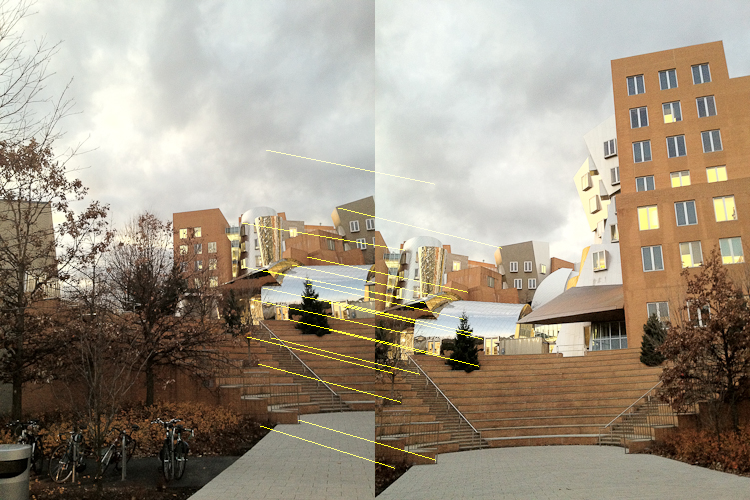
#> input picture correspondence.png, 750 x 500 px
$ python -i a7.py   (imports and definitions only)
#> lines starting #> are read from the running program, lines starting #| are printed output that depends on the picture; after the words box and inside, x2 and y2 are one past the last pixel; in counts of white or black regions, pixels touching at a corner belong together
#> further down, picture is the input picture: shape (500, 750, 3); mean B, G, R 133.4, 149.7, 160.6
import numpy as np
from scipy import ndimage, linalg
import random
import a6
import math

class point():
  def __init__(self, x, y):
    self.x=x
    self.y=y

class feature():
  def __init__(self, pt, descriptor):
    self.pt=pt
    self.descriptor=descriptor

class correspondence():
  def __init__(self, pt1, pt2):
    self.pt1=pt1
    self.pt2=pt2

### HELPERS

def BW(im, weights=[0.3,0.6,0.1]):
  out = np.zeros((im.shape[0], im.shape[1]))
  (height, width, rgb) = np.shape(im)
#> height = 500; width = 750; rgb = 3
  for y in xrange(height):
    for x in xrange(width):
      out[y][x] = np.dot(im[y][x], weights)
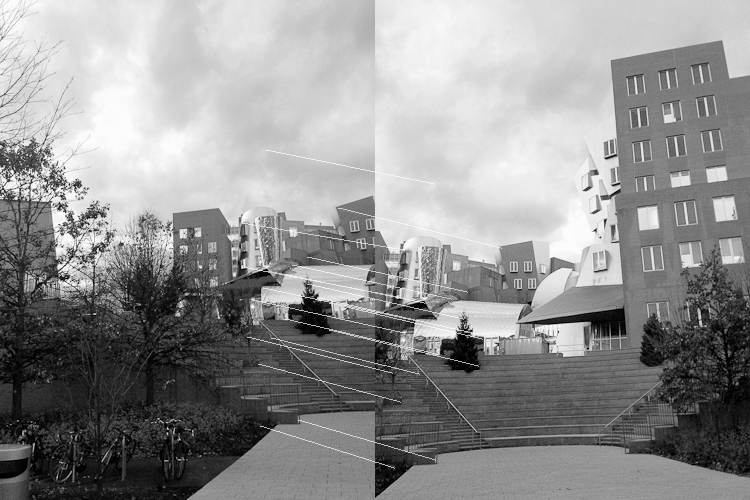
#> out: shape (500, 750) float64; min 0, max 254.4, mean 145.9
  return out

def imIter(im):
  for y in range(0,im.shape[0]):
    for x in range(0,im.shape[1]):
      yield (y,x)

### END HELPERS

def computeTensor(im, sigmaG=1, factorSigma=4):
  '''im_out: 3-channel-2D array. The three channels are Ixx, Ixy, Iyy'''
  lumiBlurred = ndimage.filters.gaussian_filter(BW(im), sigmaG)
  sobel = np.array([[-1, 0, 1], [-2, 0, 2], [-1, 0, 1]], dtype=np.float64)
  gradX = ndimage.filters.convolve(lumiBlurred, sobel, mode='reflect')
  gradY = ndimage.filters.convolve(lumiBlurred, np.transpose(sobel), mode='reflect')
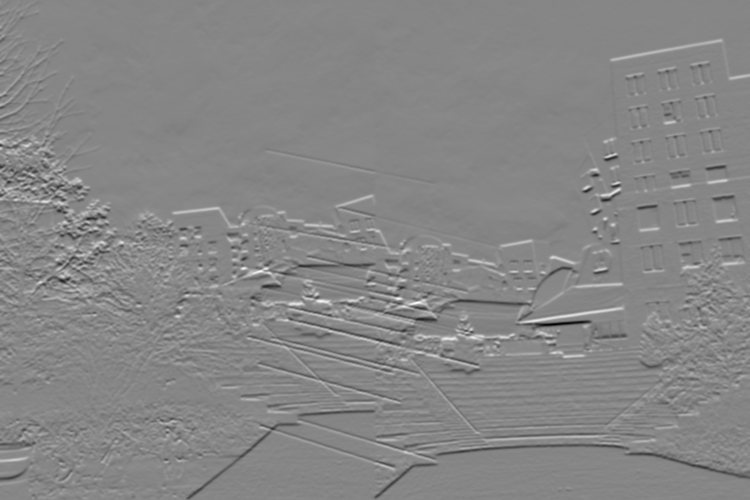
#> gradY: shape (500, 750) float64; min -574.2, max 516.8, mean 1.7; drawn with min black and max white
  im_out = np.zeros(im.shape)
  for y, x in imIter(im_out):
    Ix = gradX[y, x]
    Iy = gradY[y, x]
    im_out[y, x] = np.array([Ix**2, Ix*Iy, Iy**2])
#> this loop made 375000 passes
#> (Ix, Iy) on passes 1 to 3: (12.68, 4.39), (39.33, 5.13), (39.55, -0.104)
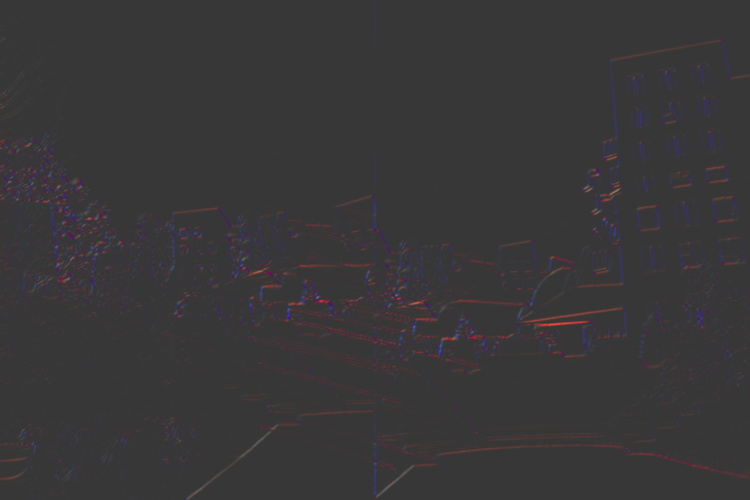
#> im_out: shape (500, 750, 3) float64; mean of channels 0, 1, 2 2101.5, 47.2, 2607.9; drawn with min black and max white
  s = sigmaG * factorSigma
  im_out = ndimage.filters.gaussian_filter(im_out, [s, s, 0])
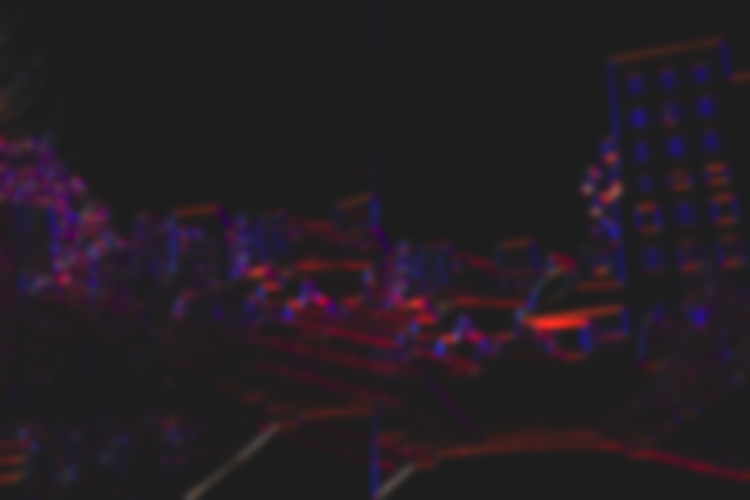
#> im_out: shape (500, 750, 3) float64; mean of channels 0, 1, 2 2101.5, 47.2, 2607.9; drawn with min black and max white
  return im_out

def cornerResponse(im, k=0.15, sigmaG=1, factorSigma=4):
  '''resp: 2D array charactering the response'''
  tensor = computeTensor(im, sigmaG, factorSigma)
  resp  = np.zeros((im.shape[0], im.shape[1]))
  for y, x in imIter(resp):
    M = np.array([[tensor[y, x, 0], tensor[y, x, 1]], [tensor[y, x, 1], tensor[y, x, 2]]])
    R = linalg.det(M) - k * (np.trace(M)**2)
    if R > 0:
      resp[y, x] = R
#> this loop made 375000 passes
#> (M, R) on passes 1 to 3: ([[465.9, 189.2], [189.2, 294.3]], 14609.5), ([[459.6, 187.3], [187.3, 287.2]], 13258.1), ([[447.3, 183.7], [183.7, 274.2]], 10814.7)
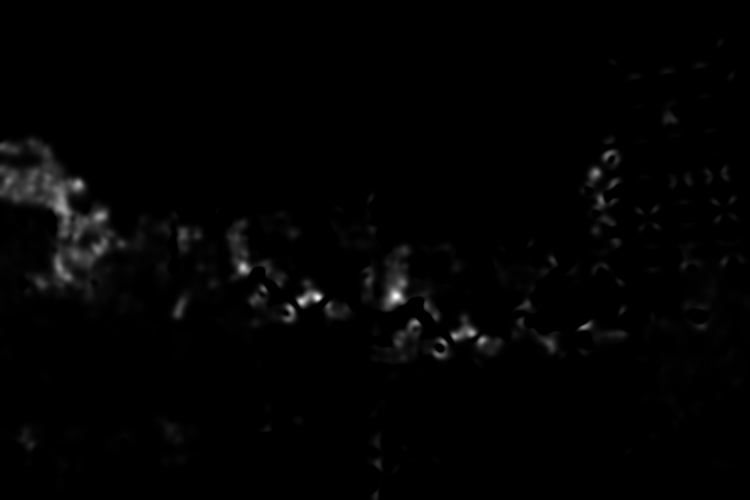
#> resp: shape (500, 750) float64; min 0, max 254634022.3, mean 3190073.4; drawn with min black and max white
  return resp

def HarrisCorners(im, k=0.15, sigmaG=1, factor=4, maxiDiam=7, boundarySize=5):
  '''result: a list of points that locate the images' corners'''
  possibleCorners = cornerResponse(im, k, sigmaG, factor)
  maxima = ndimage.filters.maximum_filter(possibleCorners, maxiDiam)
  corners = (possibleCorners == maxima)
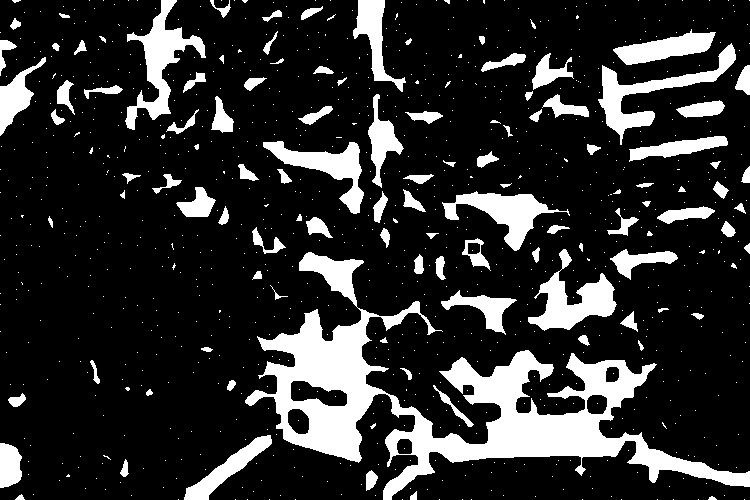
#> corners: shape (500, 750) bool; 18.1% white; 956 white regions (845 under 20 px), largest, box (x1, y1, x2, y2) and area: (245, 252, 750, 500) 28612, (125, 0, 206, 130) 3078, (598, 43, 736, 145) 2911
  corners[possibleCorners == 0] = False
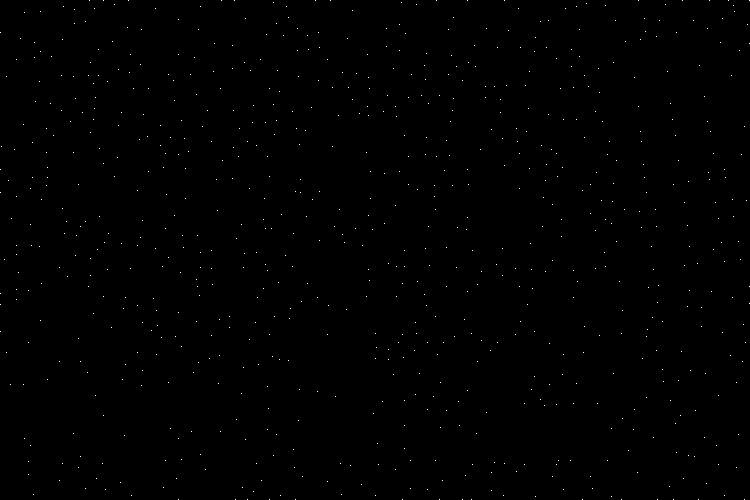
#> corners: shape (500, 750) bool; 0.21% white in thin lines or dots
  height, width = corners.shape
#> height = 500; width = 750
  corners[0:boundarySize] = corners[height-1:height-boundarySize-1:-1] = False
#> corners: shape (500, 750) bool; 0.2% white in thin lines or dots
  corners[:,0:boundarySize] = corners[:,width-1:width-boundarySize-1:-1] = False
#> corners: shape (500, 750) bool; 0.19% white in thin lines or dots
  return [point(x[1], x[0]) for x in np.transpose(np.nonzero(corners))]

# [9 lines left out: function computeFeatures, not called in this run]

def descriptor(blurredIm, P, radiusDescriptor=4):
  '''patch: descriptor around 2-D point P, with size (2*radiusDescriptor+1)^2 in 1-D'''
  return blurredIm[P.y-radiusDescriptor:P.y+radiusDescriptor+1, P.x-radiusDescriptor:P.x+radiusDescriptor+1].flatten()

# [129 lines left out: functions findCorrespondences, findCorrespondence, RANSAC, computeNHomographies, autostitch, weight_map and 4 more, not called in this run]

# Helpers, you may use the following scripts for convenience.
def A7PointToA6Point(a7_point):
  return np.array([a7_point.y, a7_point.x, 1.0], dtype=np.float64)

# [6 lines left out: function A7PairsToA6Pairs, not called in this run]

>>> import cv2
>>> picture = cv2.imread('correspondence.png')
>>> result = HarrisCorners(picture)
#> result = 725 items

$ run again, on house1.png
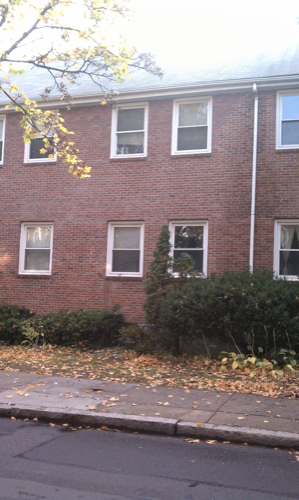
#> input picture house1.png, 299 x 500 px
#> picture is the input picture: shape (500, 299, 3); mean B, G, R 133.5, 132, 144.5
#> the loop in computeTensor, `for y, x in imIter(im_out):` made 149500 passes
#> (Ix, Iy) on passes 1 to 3: (-28.41, 4.67), (-53.1, 3.74), (-32.59, 2.28)
#> in computeTensor, `im_out = ndimage.filters.gaussian_filter(im_out, [s, s, 0])`:
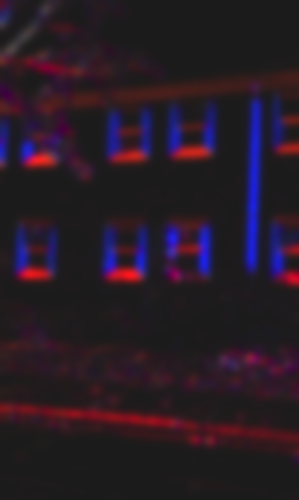
#> im_out: shape (500, 299, 3) float64; mean of channels 0, 1, 2 2184.2, 32.2, 2462.7; drawn with min black and max white
#> the loop in cornerResponse, `for y, x in imIter(resp):` made 149500 passes
#> (M, R) on passes 1 to 3: ([[2191, -1351.1], [-1351.1, 8391.2]], -237915.8), ([[2356.4, -1323.1], [-1323.1, 8248.7]], 816311.7), ([[2677.2, -1270.2], [-1270.2, 7965.1]], 2721919)
#> in HarrisCorners, `corners[possibleCorners == 0] = False`:
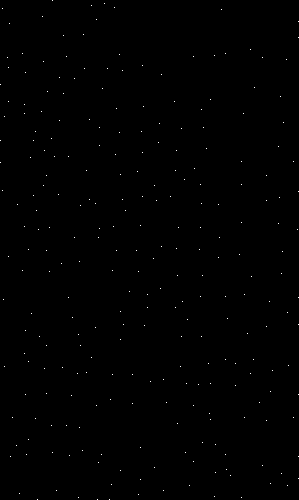
#> corners: shape (500, 299) bool; 0.17% white in thin lines or dots
#> result = 236 items

$ run again, on house2.png
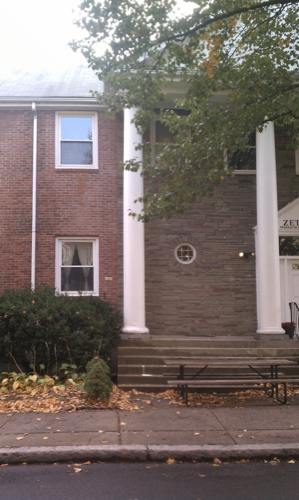
#> input picture house2.png, 299 x 500 px
#> picture is the input picture: shape (500, 299, 3); mean B, G, R 105, 109.6, 121.1
#> in computeTensor, `im_out = ndimage.filters.gaussian_filter(im_out, [s, s, 0])`:
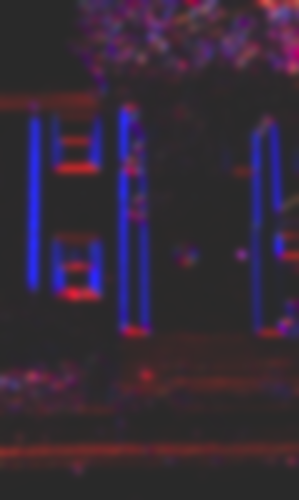
#> im_out: shape (500, 299, 3) float64; mean of channels 0, 1, 2 2990.5, 83.3, 2412.4; drawn with min black and max white
#> the loop in cornerResponse, `for y, x in imIter(resp):` made 149500 passes
#> (M, R) on passes 1 to 3: ([[0.315, -0.354], [-0.354, 0.649]], -0.0607), ([[0.305, -0.34], [-0.34, 0.618]], -0.055), ([[0.287, -0.313], [-0.313, 0.56]], -0.0451)
#> in HarrisCorners, `corners[possibleCorners == 0] = False`:
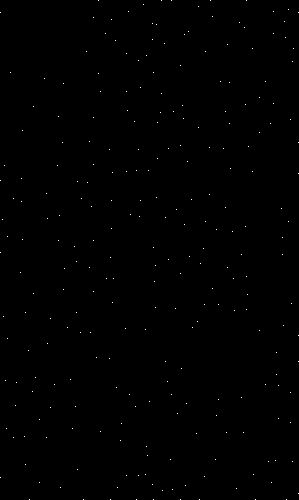
#> corners: shape (500, 299) bool; 0.17% white in thin lines or dots
#> result = 229 items
